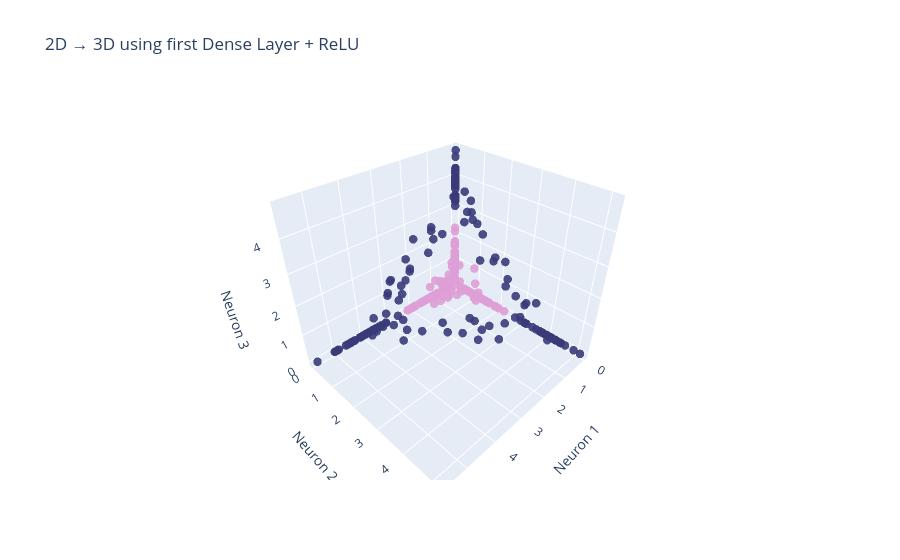

Notebook source saved alongside this figure:
### Markdown cell above
# Plotting first linear transformation and first activation

### Code cell
plot_3d_output(A1, y, "2D → 3D using first Dense Layer + ReLU")

### Figure 1 — Plotly figure (JSON) as saved in the notebook; plotly's stock layout.template omitted (floating-point values rounded to 4 significant figures; data arrays with more than 128 entries replaced by an {"elided": "..."} marker saying what was removed)
{"data": [{"marker": {"color": {"elided": "300 int values"}, "colorscale": [[0, "rgb(57, 59, 121)"], [1, "rgb(222, 158, 214)"]], "opacity": 0.9, "size": 5, "symbol": "circle"}, "mode": "markers", "type": "scatter3d", "x": {"elided": "300 float values"}, "y": {"elided": "300 float values"}, "z": {"elided": "300 float values"}}], "layout": {"scene": {"xaxis": {"title": {"text": "Neuron 1"}}, "yaxis": {"title": {"text": "Neuron 2"}}, "zaxis": {"title": {"text": "Neuron 3"}}}, "title": {"text": "2D → 3D using first Dense Layer + ReLU"}}}
